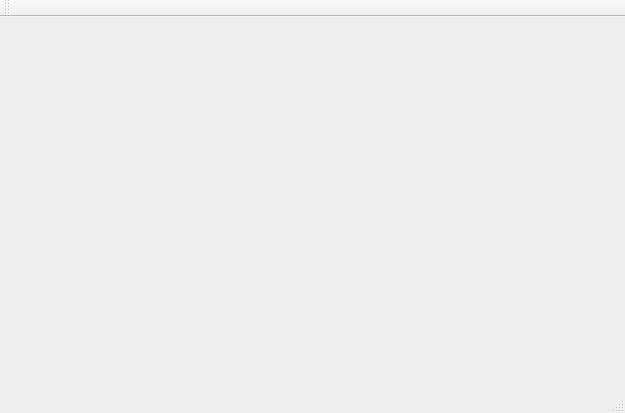
<?xml version="1.0" encoding="UTF-8"?>
<ui version="4.0">
 <class>MainWindow</class>
 <widget class="QMainWindow" name="MainWindow">
  <property name="geometry">
   <rect>
    <x>0</x>
    <y>0</y>
    <width>625</width>
    <height>413</height>
   </rect>
  </property>
  <property name="windowTitle">
   <string>MainWindow</string>
  </property>
  <widget class="QWidget" name="centralWidget"/>
  <widget class="QMenuBar" name="menuBar">
   <property name="geometry">
    <rect>
     <x>0</x>
     <y>0</y>
     <width>625</width>
     <height>21</height>
    </rect>
   </property>
  </widget>
  <widget class="QToolBar" name="mainToolBar">
   <attribute name="toolBarArea">
    <enum>TopToolBarArea</enum>
   </attribute>
   <attribute name="toolBarBreak">
    <bool>false</bool>
   </attribute>
  </widget>
  <widget class="QStatusBar" name="statusBar"/>
 </widget>
 <layoutdefault spacing="6" margin="11"/>
 <resources/>
 <connections/>
</ui>
